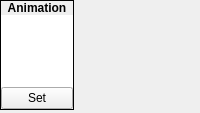
                <widget class="QWidget" name="widget_14" native="true">
                 <layout class="QVBoxLayout" name="verticalLayout_23">
                  <property name="spacing">
                   <number>3</number>
                  </property>
                  <property name="margin">
                   <number>0</number>
                  </property>
                  <item>
                   <widget class="QFrame" name="frame_96">
                    <property name="sizePolicy">
                     <sizepolicy hsizetype="Fixed" vsizetype="Fixed">
                      <horstretch>0</horstretch>
                      <verstretch>0</verstretch>
                     </sizepolicy>
                    </property>
                    <property name="focusPolicy">
                     <enum>Qt::ClickFocus</enum>
                    </property>
                    <property name="frameShape">
                     <enum>QFrame::Box</enum>
                    </property>
                    <property name="frameShadow">
                     <enum>QFrame::Plain</enum>
                    </property>
                    <layout class="QVBoxLayout" name="verticalLayout_193">
                     <property name="spacing">
                      <number>0</number>
                     </property>
                     <property name="margin">
                      <number>0</number>
                     </property>
                     <item>
                      <widget class="QLabel" name="label_159">
                       <property name="sizePolicy">
                        <sizepolicy hsizetype="Preferred" vsizetype="Fixed">
                         <horstretch>0</horstretch>
                         <verstretch>0</verstretch>
                        </sizepolicy>
                       </property>
                       <property name="font">
                        <font>
                         <weight>75</weight>
                         <bold>true</bold>
                        </font>
                       </property>
                       <property name="focusPolicy">
                        <enum>Qt::ClickFocus</enum>
                       </property>
                       <property name="text">
                        <string>Animation</string>
                       </property>
                       <property name="alignment">
                        <set>Qt::AlignCenter</set>
                       </property>
                      </widget>
                     </item>
                     <item>
                      <widget class="QWidget" name="widget_107" native="true">
                       <property name="focusPolicy">
                        <enum>Qt::ClickFocus</enum>
                       </property>
                       <layout class="QVBoxLayout" name="verticalLayout_194">
                        <property name="spacing">
                         <number>0</number>
                        </property>
                        <property name="margin">
                         <number>0</number>
                        </property>
                        <item>
                         <widget class="QGraphicsView" name="normal_gvAnimation">
                          <property name="minimumSize">
                           <size>
                            <width>72</width>
                            <height>72</height>
                           </size>
                          </property>
                          <property name="maximumSize">
                           <size>
                            <width>72</width>
                            <height>72</height>
                           </size>
                          </property>
                          <property name="focusPolicy">
                           <enum>Qt::ClickFocus</enum>
                          </property>
                          <property name="frameShape">
                           <enum>QFrame::NoFrame</enum>
                          </property>
                          <property name="verticalScrollBarPolicy">
                           <enum>Qt::ScrollBarAlwaysOff</enum>
                          </property>
                          <property name="horizontalScrollBarPolicy">
                           <enum>Qt::ScrollBarAlwaysOff</enum>
                          </property>
                         </widget>
                        </item>
                        <item>
                         <widget class="QPushButton" name="normal_bSetAnimation">
                          <property name="sizePolicy">
                           <sizepolicy hsizetype="Preferred" vsizetype="Fixed">
                            <horstretch>0</horstretch>
                            <verstretch>0</verstretch>
                           </sizepolicy>
                          </property>
                          <property name="minimumSize">
                           <size>
                            <width>72</width>
                            <height>0</height>
                           </size>
                          </property>
                          <property name="maximumSize">
                           <size>
                            <width>72</width>
                            <height>16777215</height>
                           </size>
                          </property>
                          <property name="focusPolicy">
                           <enum>Qt::ClickFocus</enum>
                          </property>
                          <property name="text">
                           <string>Set</string>
                          </property>
                         </widget>
                        </item>
                       </layout>
                      </widget>
                     </item>
                    </layout>
                   </widget>
                  </item>
                  <item>
                   <widget class="QFrame" name="frame_20">
                    <property name="sizePolicy">
                     <sizepolicy hsizetype="Preferred" vsizetype="Expanding">
                      <horstretch>0</horstretch>
                      <verstretch>0</verstretch>
                     </sizepolicy>
                    </property>
                    <property name="frameShape">
                     <enum>QFrame::StyledPanel</enum>
                    </property>
                    <property name="frameShadow">
                     <enum>QFrame::Raised</enum>
                    </property>
                   </widget>
                  </item>
                 </layout>
                </widget>
